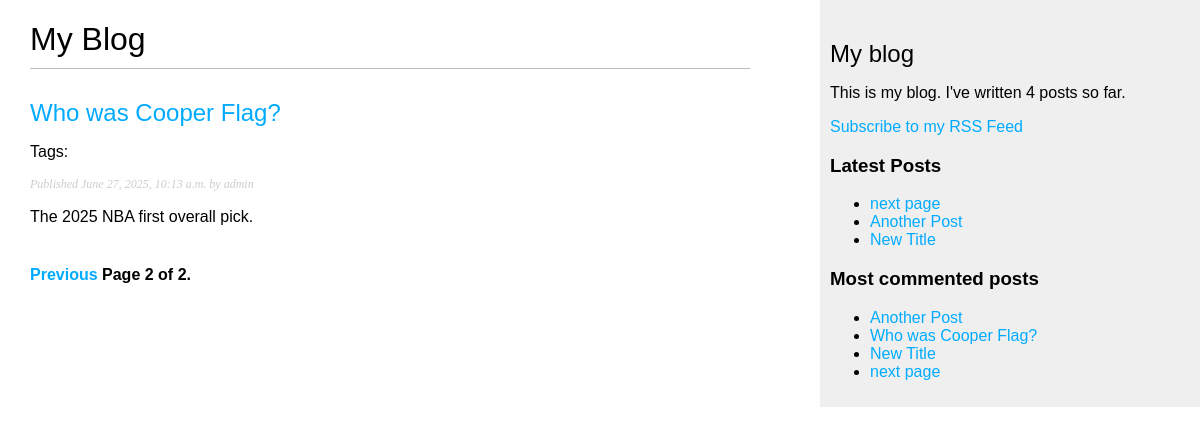
/blog/?page=2, run on an earlier commit of the app's database.
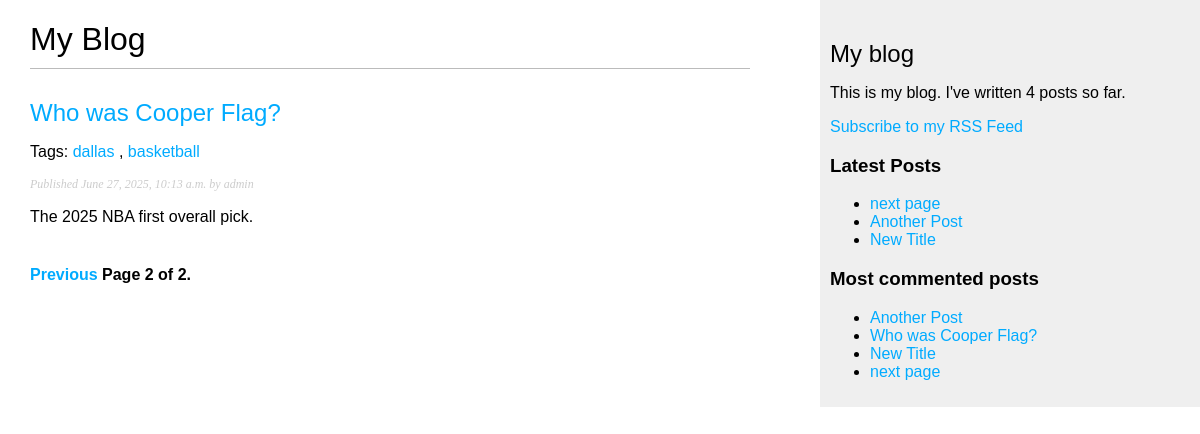
And on a later commit of the database.
### blog/models.py (models this page shows, shortened)
class Post(models.Model):
    class Status(models.TextChoices):
        DRAFT = "DF", "Draft"
        PUBLISHED = "PB", "Published"
    tags = TaggableManager()
    title = models.CharField(max_length=250)
    slug = models.SlugField(
        max_length=250,
        unique_for_date="publish",
    )
    body = models.TextField()
    author = models.ForeignKey(
        settings.AUTH_USER_MODEL,
        on_delete=models.CASCADE,
        related_name="blog_posts",
    )
    publish = models.DateTimeField(default=timezone.now)
    created = models.DateTimeField(auto_now_add=True)
    updated = models.DateTimeField(auto_now=True)
    status = models.CharField(
        max_length=2,
        choices=Status,
        default=Status.DRAFT,
    )
    objects = models.Manager()  # default manager
    published = PublishedManager()  # Our custom manager
    class Meta:
        ordering = ["-publish"]
        indexes = [
            models.Index(fields=["-publish"]),
        ]
    def get_absolute_url(self):
        return reverse(
            "blog:post_detail",
            args=[
                self.publish.year,
                self.publish.month,
                self.publish.day,
                self.slug,
            ],
        )

### blog/views.py (the view)
# urls.py: path("", views.post_list, name="post_list"),
def post_list(request, tag_slug=None):
    post_list = Post.published.all()
    tag = None
    if tag_slug:
        tag = get_object_or_404(
            Tag,
            slug=tag_slug,
        )
        post_list = post_list.filter(tags__in=[tag])
    paginator = Paginator(post_list, 3)
    page_number = request.GET.get("page", 1)
    try:
        posts = paginator.page(page_number)
    except PageNotAnInteger:
        posts = paginator.page(1)
    except EmptyPage:
        posts = paginator.page(paginator.num_pages)
    return render(
        request,
        "blog/post/list.html",
        {
            "posts": posts,
            "tag": tag,
        },
    )

### blog/models.py (called while the page is built)
    def get_queryset(self):
        return super().get_queryset().filter(status=Post.Status.PUBLISHED)

### blog/templatetags/blog_tags.py (called while the page is built)
@register.simple_tag
def total_posts():
    return Post.published.count()

@register.inclusion_tag('blog/post/latest_posts.html')
def show_latest_posts(count=5):
    latest_posts = Post.published.order_by('-publish')[:count]
    return {'latest_posts': latest_posts}

@register.simple_tag
def get_most_commented_posts(count=5):
    return Post.published.annotate(
        total_comments=Count('comments')
    ).order_by('-total_comments')[:count]

@register.filter(name='markdown')
def markdown_format(text):
    return mark_safe(markdown.markdown(text))

### blog/templates/blog/post/list.html (shortened to what this page needs)
{% extends "blog/base.html" %}
{% load blog_tags %}
{% block content %}
  <h1>My Blog</h1>
  {% for post in posts %}
    <h2>
      <a href="{{ post.get_absolute_url }}">
        {{ post.title }}
      </a>
    </h2>
    <p class="tags">
      Tags:
      {% for tag in post.tags.all %}
        <a href="{% url 'blog:post_list_by_tag' tag.slug %}">
          {{ tag.name }}
        </a>{% if not forloop.last %}, {% endif %}
      {% endfor %}
    </p>
    <p class="date">
      Published {{ post.publish }} by {{ post.author }}
    </p>
    {{ post.body|markdown|truncatewords:30 }}
  {% endfor %}
  {% include "pagination.html" with page=posts %}
{% endblock %}

### blog/templates/blog/base.html (shortened to what this page needs)
{% load blog_tags %}
{% load static %}
<!DOCTYPE html>
<html>
<head>
  <link href="{% static 'css/blog.css' %}" rel="stylesheet">
</head>
<body>
  <div id="content">
    {% block content %}
    {% endblock %}
  </div>
  <div id="sidebar">
    <h2>My blog</h2>
    <p>
      This is my blog.
      I've written {% total_posts %} posts so far.
    </p>
    <p>
      <a href="{% url 'blog:post_feed' %}">
        Subscribe to my RSS Feed
      </a>
    </p>
    <h3>Latest Posts</h3>
    {% show_latest_posts 3 %}
    <h3>Most commented posts</h3>
    {% get_most_commented_posts as most_commented_posts %}
    <ul>
      {% for post in most_commented_posts %}
      <li>
          <a href="{{ post.get_absolute_url }}">{{ post.title }}</a>
      </li>
      {% endfor %}
    </ul>
  </div>
</body>
</html>

### blog/templates/blog/post/latest_posts.html
<ul>
    {% for post in latest_posts %}
        <li>
            <a href="{{ post.get_absolute_url }}">{{ post.title }}</a>
        </li>
    {% endfor %}
</ul>

What changed in the data, as far as the page shows it:
added Tag: name "dallas", shown under Post "Who was Cooper Flag?"
added Tag: name "basketball", shown under Post "Who was Cooper Flag?"
